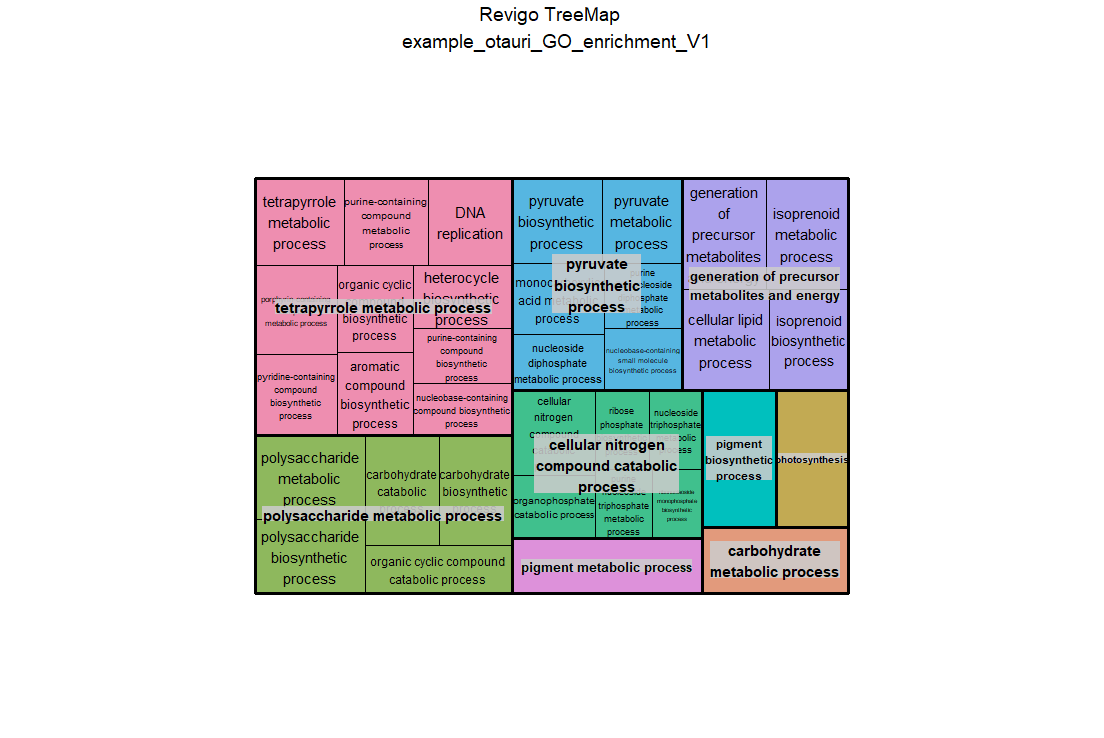

Reproduce this figure in R.
# A treemap R script produced by the Revigo server at http://revigo.irb.hr/
# If you found Revigo useful in your work, please cite the following reference:
# Supek F et al. "REVIGO summarizes and visualizes long lists of Gene Ontology
# terms" PLoS ONE 2011. doi:10.1371/journal.pone.0021800

# author: Anton Kratz <anton.kratz@gmail.com>, RIKEN Omics Science Center, Functional Genomics Technology Team, Japan
# created: Fri, Nov 02, 2012  7:25:52 PM
# last change: Fri, Nov 09, 2012  3:20:01 PM

# -----------------------------------------------------------------------------
# If you don't have the treemap package installed, uncomment the following line:
# install.packages( "treemap" );
library(treemap) 								# treemap package by Martijn Tennekes

# Set the working directory if necessary
# setwd("C:/Users/username/workingdir");

# --------------------------------------------------------------------------
# Here is your data from Revigo. Scroll down for plot configuration options.

revigo.names <- c("term_ID","description","frequency","uniqueness","dispensability","representative");
revigo.data <- rbind(c("GO:0005975","carbohydrate metabolic process",5.521546466478484,0.8742569859266451,0.0764469,"carbohydrate metabolic process"),
c("GO:0005976","polysaccharide metabolic process",1.1167319130275588,0.8376127223534895,0.03028312,"polysaccharide metabolic process"),
c("GO:0000271","polysaccharide biosynthetic process",0.5412494305578618,0.7344013557531355,0.56344117,"polysaccharide metabolic process"),
c("GO:0016051","carbohydrate biosynthetic process",0.9607174066221332,0.7214367849227181,0.59881341,"polysaccharide metabolic process"),
c("GO:0016052","carbohydrate catabolic process",1.3222932073535736,0.7299616441336683,0.62049982,"polysaccharide metabolic process"),
c("GO:1901361","organic cyclic compound catabolic process",1.2574559666892315,0.6277343476288427,0.62220898,"polysaccharide metabolic process"),
c("GO:0006091","generation of precursor metabolites and energy",2.62835465282124,0.8497838467424438,0.07412192,"generation of precursor metabolites and energy"),
c("GO:0006720","isoprenoid metabolic process",0.5931910685927647,0.8193353811653724,0.68950433,"generation of precursor metabolites and energy"),
c("GO:0008299","isoprenoid biosynthetic process",0.5122118729218023,0.710050506915917,0.67786632,"generation of precursor metabolites and energy"),
c("GO:0044255","cellular lipid metabolic process",3.2652883239880963,0.7886471612280168,0.10193743,"generation of precursor metabolites and energy"),
c("GO:0015979","photosynthesis",0.23078372268274303,0.8825330189815159,0.02589022,"photosynthesis"),
c("GO:0033013","tetrapyrrole metabolic process",0.8131480730503791,0.7023422658121018,0.08516837,"tetrapyrrole metabolic process"),
c("GO:0006260","DNA replication",1.444034747678592,0.6563530403515909,0.24853208,"tetrapyrrole metabolic process"),
c("GO:0006778","porphyrin-containing compound metabolic process",0.5250476042983834,0.6517350076385483,0.19487473,"tetrapyrrole metabolic process"),
c("GO:0018130","heterocycle biosynthetic process",13.771272921376537,0.560273202971419,0.53496242,"tetrapyrrole metabolic process"),
c("GO:0019438","aromatic compound biosynthetic process",13.451580388199883,0.5615669522899787,0.46012145,"tetrapyrrole metabolic process"),
c("GO:0034654","nucleobase-containing compound biosynthetic process",11.392930641947556,0.45795994797685075,0.56998917,"tetrapyrrole metabolic process"),
c("GO:0072521","purine-containing compound metabolic process",2.595262480894418,0.6623970001625702,0.23166815,"tetrapyrrole metabolic process"),
c("GO:0072522","purine-containing compound biosynthetic process",1.9841965171428693,0.48631193559690494,0.36360986,"tetrapyrrole metabolic process"),
c("GO:0072525","pyridine-containing compound biosynthetic process",0.4155597137249392,0.5988696980479615,0.19044807,"tetrapyrrole metabolic process"),
c("GO:1901362","organic cyclic compound biosynthetic process",14.3966447883804,0.5916905577915714,0.33803542,"tetrapyrrole metabolic process"),
c("GO:0042440","pigment metabolic process",0.5319993219913232,0.9417876082119676,0.02794033,"pigment metabolic process"),
c("GO:0042866","pyruvate biosynthetic process",0.00408122373647708,0.6962797115941017,0.04448907,"pyruvate biosynthetic process"),
c("GO:0006090","pyruvate metabolic process",0.8124529012810852,0.616328392410119,0.53104456,"pyruvate biosynthetic process"),
c("GO:0009132","nucleoside diphosphate metabolic process",0.09319293125396481,0.4612396017549389,0.18740757,"pyruvate biosynthetic process"),
c("GO:0009179","purine ribonucleoside diphosphate metabolic process",0.04863208822414945,0.454059676888059,0.43566137,"pyruvate biosynthetic process"),
c("GO:0032787","monocarboxylic acid metabolic process",2.668208950140285,0.5891647097922399,0.32630237,"pyruvate biosynthetic process"),
c("GO:0034404","nucleobase-containing small molecule biosynthetic process",0.2502452060422601,0.42774222563084063,0.455956,"pyruvate biosynthetic process"),
c("GO:0044270","cellular nitrogen compound catabolic process",1.0342260004087211,0.641191881599907,0.0876631,"cellular nitrogen compound catabolic process"),
c("GO:0009141","nucleoside triphosphate metabolic process",0.762872851553353,0.3733832490137528,0.60533746,"cellular nitrogen compound catabolic process"),
c("GO:0009144","purine nucleoside triphosphate metabolic process",0.5274224973284116,0.3470095463714385,0.6287731,"cellular nitrogen compound catabolic process"),
c("GO:0009156","ribonucleoside monophosphate biosynthetic process",1.014794452675633,0.30973796735580933,0.68595488,"cellular nitrogen compound catabolic process"),
c("GO:0046390","ribose phosphate biosynthetic process",2.0360150864913424,0.385085025449426,0.56121773,"cellular nitrogen compound catabolic process"),
c("GO:0046434","organophosphate catabolic process",0.3828500525802647,0.47868200589218024,0.51963571,"cellular nitrogen compound catabolic process"),
c("GO:0046148","pigment biosynthetic process",0.49384137683658397,0.9206695012798862,0,"pigment biosynthetic process"));

stuff <- data.frame(revigo.data);
names(stuff) <- revigo.names;

stuff$frequency <- as.numeric( as.character(stuff$frequency) );
stuff$uniqueness <- as.numeric( as.character(stuff$uniqueness) );
stuff$dispensability <- as.numeric( as.character(stuff$dispensability) );


# check the tmPlot command documentation for all possible parameters - there are a lot more
treemap(
  stuff,
  index = c("representative","description"),
  vSize = "uniqueness",
  type = "categorical",
  vColor = "representative",
  title = "Revigo TreeMap 
  example_otauri_GO_enrichment_V1",
  inflate.labels = FALSE,      # set this to TRUE for space-filling group labels - good for posters
  lowerbound.cex.labels = 0,   # try to draw as many labels as possible (still, some small squares may not get a label)
  position.legend = "none"
)

dev.off()
